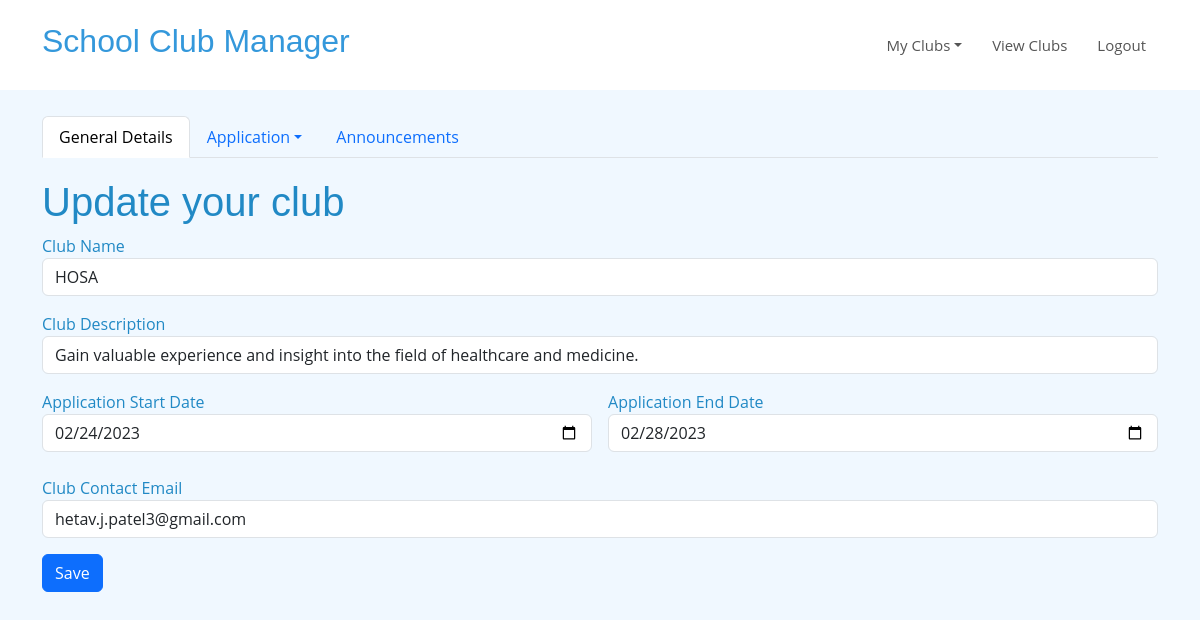
The app's page /clubs/292ac065-98dc-47b4-92b8-7f4affafd398?mode=update (signed in) with its own data.
### clubmanager/models.py (models this page shows)
class Clubs(UserMixin, db.Model):
    ClubId = db.Column(db.String(36), primary_key=True)
    StudentId = db.Column(db.Integer, nullable=False)
    School = db.Column(db.String(40), nullable=False)
    ClubName = db.Column(db.String(50), nullable=False)
    ClubDescription = db.Column(db.String(300), nullable=False)
    AppStartDate = db.Column(db.Date, nullable=False)
    AppEndDate = db.Column(db.Date, nullable=False)
    ClubContactEmail = db.Column(db.String(75), unique=True, nullable=False)
    Date_Club_Created = db.Column(db.Date, default=datetime.utcnow)

### clubmanager/routes/clubs.py (the view, shortened to what this page needs)
@app.route('/clubs', methods=['GET'])
@app.route('/clubs/<uuid:ClubId>', methods=['GET'])
@login_required
def get_club(ClubId = ''):
    mode = request.args.get('mode')
    formClubCreationForm = ClubCreationForm()
    formCreateGeneralQuestions = ClubGeneralQuestionForm()
    formAnnouncement = AnnouncementForm()
    if mode == 'new':
        errors_in_clubcreation = ['', '']
        return render_template('club.html', formClubCreationForm=formClubCreationForm, errors_in_clubcreation=errors_in_clubcreation)
    elif mode == 'update':
        errors_in_clubcreation = ['', '']
        all_role_specific_questions_to_display = []
        roles, role_descriptions, RoleId = uniqueRoles(ClubId)
        for i in range(len(RoleId)):
            db_query_application_questions = ApplicationQuestions.query.filter(ApplicationQuestions.RoleId==str(RoleId[i])).all()
            all_role_specific_questions_to_display.append(db_query_application_questions)
        length = len(roles)
        updClubInfo = Clubs.query.get_or_404(str(ClubId))
        questions_to_display = ApplicationQuestions.query.filter(ApplicationQuestions.ClubId==str(ClubId), ApplicationQuestions.RoleId==None).all()
        if questions_to_display:
            print(True)
        else:
            print(False)
        Announcements_var = Announcements.query.filter(Announcements.ClubId==str(ClubId)).all()
        return render_template('updateclub.html', formAnnouncement=formAnnouncement, formCreateGeneralQuestions=formCreateGeneralQuestions, formClubCreationForm=formClubCreationForm, RoleId=RoleId, ClubId=str(ClubId), length=length, roles=roles, \
            role_descriptions=role_descriptions, errors_in_clubcreation=errors_in_clubcreation, all_role_specific_questions_to_display=all_role_specific_questions_to_display, Announcements=Announcements_var, updClubInfo=updClubInfo,questions_to_display=questions_to_display)
    elif mode == 'viewall':
        clubs = Clubs.query.filter(Clubs.School == current_user.School).all()
        truthy = True
        if clubs:
            truthy = False
        return render_template('viewclubs.html', School=current_user.School, truthy=truthy, ClubCatalogue=clubs)
    else:
        return redirect(url_for('dashboard'))

### clubmanager/flaskforms.py
class ClubCreationForm(FlaskForm):
    ClubName = StringField('Club Name', validators=[InputRequired(), Length(min=2, max=50)])
    ClubDescription = StringField('Club Description', validators=[InputRequired(), Length(max=300)])
    AppStartDate = DateField('Application Start Date', validators=[InputRequired()], format='%Y-%m-%d')
    AppEndDate = DateField('Application End Date', validators=[InputRequired()], format='%Y-%m-%d')
    ClubContactEmail = EmailField('Club Contact Email', validators=[InputRequired(), Email(), Length(max=75)])

class ClubGeneralQuestionForm(FlaskForm):
    GeneralQuestions = FieldList(StringField('General Questions', validators=[Length(max=1000)]))
    GeneralQuestionsLengthOfResponse = IntegerField('Length Of Response', validators=[InputRequired()])
    GeneralQuestionOrderNumbers = IntegerField('Question Order', validators=[InputRequired()])

### clubmanager/functions.py (called while the page is built)
def uniqueRoles(ClubId):
    roles_and_descriptions = ClubRoles.query.filter(ClubRoles.ClubId==str(ClubId)).all()
    roles = []
    rolesId = []
    role_descriptions = []
    for row in roles_and_descriptions:
        if row.Role != None and roles.count(row.Role) == 0:
            roles.append(row.Role)
            rolesId.append(row.RoleId)
        if row.RoleDescription != None and role_descriptions.count(row.RoleDescription) == 0:
            role_descriptions.append(row.RoleDescription)
    return roles, role_descriptions, rolesId

### clubmanager/routes/dashboard.py (called while the page is built)
@login_manager.user_loader
def load_user(user_id):
    return Students.query.get(user_id)

### clubmanager/templates/updateclub.html (shortened to what this page needs)
{% extends 'base.html' %}
{% import 'bootstrap/wtf.html' as wtf %}
{% block head %}
<link rel='stylesheet' href='/static/css/styleves.css'>
{% endblock %}
{% block body %}
<body class='container form' style='background-color: aliceblue;'>
    <header id='header' class='fixed-top d-flex align-items-center'>
        <div class="container d-flex align-items-center justify-content-between">
            <h2><a href='/'>School Club Manager</a></h2>
            <nav class='navbar navbar-expand-lg bg-body'>
                <div class='container-fluid'>
                    <div class='collapse navbar-collapse' id='navbarText'>
                        <ul class="nav justify-content-end">
                            <li class="nav-item dropdown">
                                <a class="nav-link dropdown-toggle" data-bs-toggle="dropdown" href="#" role="button"
                                    aria-expanded="false">My Clubs</a>
                            </li>
                            <a class="nav-link" href='/clubs?mode=viewall'>View Clubs</a>
                            <a class="nav-link" href="{{ url_for('logout') }}">Logout</a>
                        </ul>
                    </div>
                </div>
            </nav>
        </div>
    </header>
    <br><br><br><br>
    <main>
        <nav>
            <ul class="nav nav-tabs" id="nav-tab" role="tablist">
                <li class='nav-item'>
                    <a href='#nav-generaldetails'>
                        <button class="nav-link active" id="nav-generaldetails-tab" data-bs-toggle="tab"
                            data-bs-target="#nav-generaldetails" type='button'>General Details</button>
                    </a>
                </li>
                <li class='nav-item'>
                    <a class="nav-link dropdown-toggle" data-bs-toggle="dropdown" href="" role="button"
                        aria-expanded="false">Application</a>
                </li>
                <li class='nav-item'>
                    <a href='#nav-announcements'><button class="nav-link" id="nav-announcements-tab"
                            data-bs-toggle="tab" data-bs-target="#nav-announcements">Announcements</button></a>
                </li>
            </ul>
        </nav>
        <div class="tab-content" id="nav-tabContent">
            <div class="tab-pane fade show active" id="nav-generaldetails">
                <h1>Update your club</h1>
                <form class='formcolor' action='/clubs/{{ updClubInfo.ClubId }}?mode=update' method='POST'>
                    <div class='mb-3'>
                        {{ wtf.form_field(formClubCreationForm.ClubName, value=updClubInfo.ClubName) }}
                    </div>
                    <div class='mb-3'>
                        {{ wtf.form_field(formClubCreationForm.ClubDescription, value=updClubInfo.ClubDescription) }}
                    </div>
                    <div class='row g-3'>
                        <div class='col'>
                            {{ wtf.form_field(formClubCreationForm.AppStartDate, value=updClubInfo.AppStartDate) }}
                        </div>
                        <div class='col'>
                            {{ wtf.form_field(formClubCreationForm.AppEndDate, value=updClubInfo.AppEndDate) }}
                        </div>
                    </div>
                    <br>
                    <div class='mb-3'>
                        {{ formClubCreationForm.ClubContactEmail.label }}
                        {{ formClubCreationForm.ClubContactEmail(class_='form-control',
                        value=updClubInfo.ClubContactEmail) }}
                    </div>
                    <input class='btn btn-primary' type='submit' value='Save'>
                </form>
            </div>
        </div>
    </main>
</body>
{% endblock %}

### clubmanager/static/css/main.css (style rules this page uses)
.form { background-color: aliceblue; }
.form label, .form h1 { color: rgb(33, 137, 197); }
.nav { margin: 20px auto; }
a { text-decoration: none; }

### clubmanager/static/css/styleves.css (style rules this page uses)
body { font-family: "Open Sans", sans-serif; color: #444444; }
a { color: #3498db; text-decoration: none; }
h1, h2, h3, h4, h5, h6 { font-family: "Raleway", sans-serif; }
#header { z-index: 997; transition: all 0.5s; padding: 22px 0; background: #fff; }
.navbar { padding: 0; }
.navbar ul { margin: 0; padding: 0; display: flex; list-style: none; align-items: center; }
.navbar li { position: relative; }
.navbar a, .navbar a:focus { display: flex; align-items: center; justify-content: space-between; padding: 10px 0 10px 30px; font-size: 15px; font-weight: 400; color: #555555; white-space: nowrap; transition: 0.3s; }

### records on screen
Clubs: ClubName "HOSA", ClubDescription "Gain valuable experience and insight into the field of healthcare and medicine.", AppStartDate "02/24/2023", AppEndDate "02/28/2023", ClubContactEmail "hetav.j.patel3@gmail.com"
